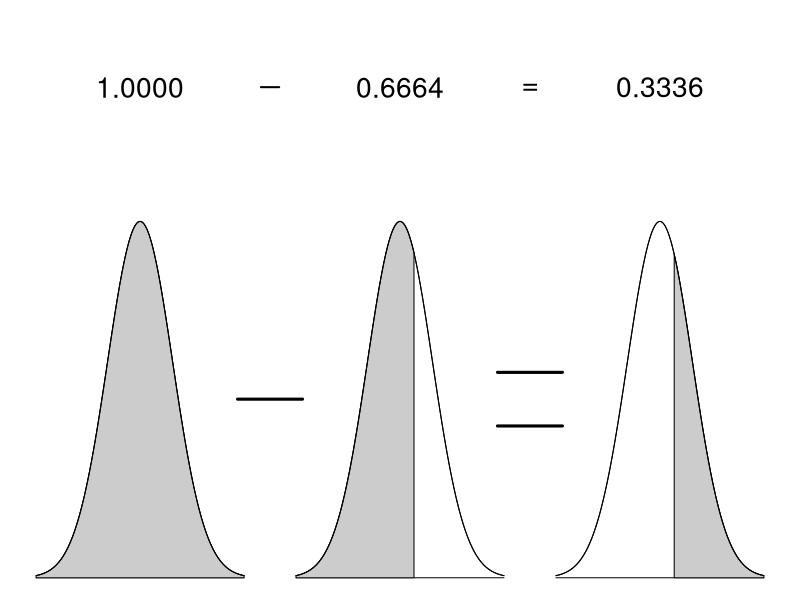

Reproduce this figure in R.
pdf('subtractingArea.pdf', 8, 1.67)

#===> plot <===#
par(las=1, mar=c(0,0,0,0), mgp=c(3,-0.2,0), mfrow=c(1,1))
X <- seq(-3.2,3.2,0.01)
Y <- dnorm(X)

plot(X, Y, type='l', axes=F, xlim=c(-3.4,16+3.4), ylim=c(0, 0.622))
lines(X, rep(0,length(X)))
these <- which(X <= 8)
polygon(c(X[these[1]], X[these],X[rev(these)[1]]), c(0,Y[these],0), col='#CCCCCC')
lines(X, Y)
#abline(h=0)
lines(c(0,0), dnorm(0)*c(0.01,0.99), col='#CCCCCC', lty=3)

lines(c(3,8-3), c(0.2,0.2), lwd=3)
text(0, 0.549283, format(c(1, 0.0001), scientific=FALSE)[1], cex=1.69238)


lines(X+8, Y, type='l', xlim=c(-3.4,3.4))
lines(X+8, rep(0,length(X)))
these <- which(X <= 0.43)
polygon(c(X[these[1]], X[these],X[rev(these)[1]])+8, c(0,Y[these],0), col='#CCCCCC')
lines(X+8, Y)
lines(c(0,0), dnorm(0)*c(0.01,0.99), col='#CCCCCC', lty=3)

lines(8+c(3,8-3), c(0.23,0.23), lwd=3)
lines(8+c(3,8-3), c(0.17,0.17), lwd=3)
lines(c(3.72, 4.28), rep(0.549283, 2), lwd=2)
text(8, 0.549283, format(0.6664, scientific=FALSE)[1], cex=1.69238)

lines(X+8+8, Y, type='l', xlim=c(-3.4,3.4))
lines(X+8+8, rep(0,length(X)))
these <- which(X > 0.43)
polygon(c(X[these[1]], X[these],X[rev(these)[1]])+8+8, c(0,Y[these],0), col='#CCCCCC')
lines(X+8+8, Y)
lines(c(0,0), dnorm(0)*c(0.01,0.99), col='#CCCCCC', lty=3)
text(12, 0.549283, '=', cex=1.69238)
text(16, 0.549283, format(0.3336, scientific=FALSE)[1], cex=1.69238)

dev.off()
